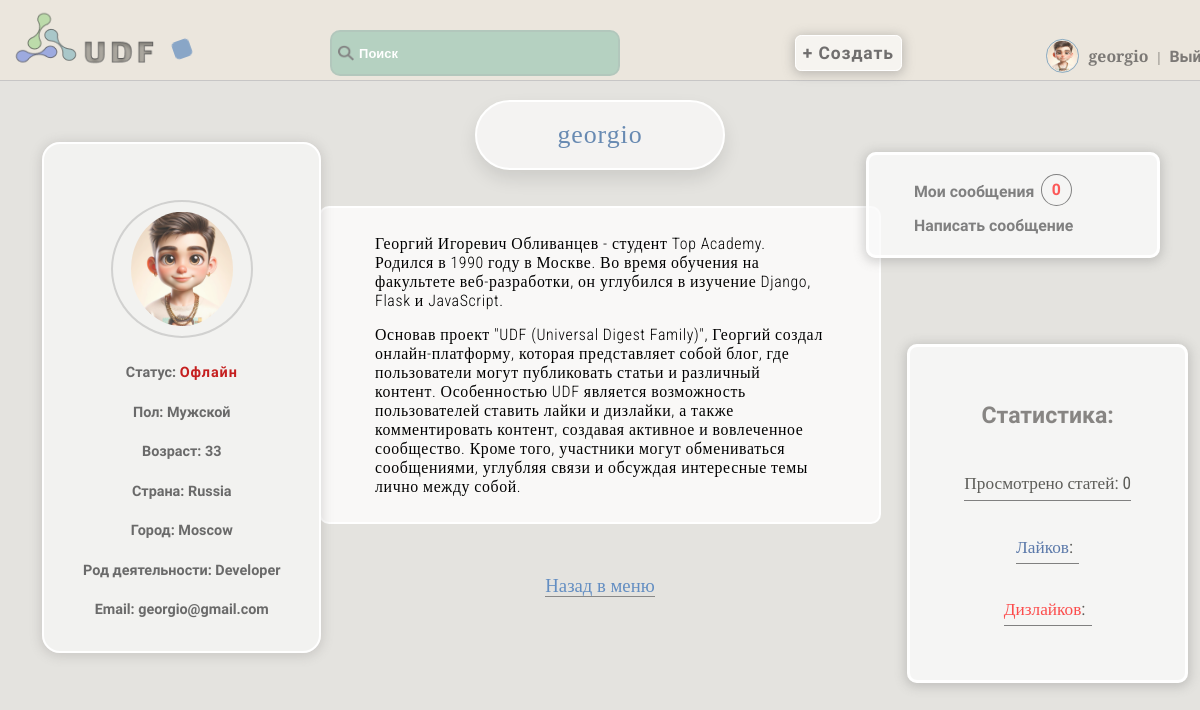
Page /accounts/bio/ (signed in) on the committed database.
### accounts/models.py (models this page shows, shortened)
class User(AbstractUser):
    username = models.CharField(max_length=150, unique=True, verbose_name='Имя')
    password = models.CharField(max_length=128, null=False, blank=False, verbose_name='Пароль')
    bio = models.TextField(blank=True, verbose_name='Биография')
    country = models.CharField(max_length=50, blank=True, verbose_name='Страна')
    city = models.CharField(max_length=50, blank=True, verbose_name='Город')
    is_online = models.BooleanField(default=False, verbose_name='Статус')
    occupation = models.CharField(max_length=50, blank=True, verbose_name='Род деятельности')
    avatar = models.ImageField(upload_to='avatars', blank=True, verbose_name='Аватар')
    date_joined = models.DateTimeField(auto_now_add=True, verbose_name='Дата')
    email = models.EmailField(unique=True)
    gender_choices = [
        ('M', 'Мужской'),
        ('F', 'Женский'),
    ]
    gender = models.CharField(max_length=1, choices=gender_choices, blank=True, verbose_name='Пол')
    age = models.IntegerField(blank=True, null=True, verbose_name='Возраст')
    last_login = models.DateTimeField(default=timezone.now)
    groups = None
    user_permissions = None
    def avatar_url(self):
        if self.avatar:
            return self.avatar.url
        else:
            if self.gender == 'F':
                return settings.STATIC_URL + 'static/images/female_avatar.png'
            elif self.gender == 'M':
                return settings.STATIC_URL + 'static/images/male_avatar.png'
            else:
                return settings.STATIC_URL + 'static/images/standart_img.png'
    def is_online(self):
        return (timezone.now() - self.last_login).seconds < 3600

### accounts/views.py (the view)
# urls.py: path('bio/', bio_view, name='bio_view'),
@login_required
def bio_view(request):
    user = request.user
    bio_form = BioForm(instance=user)
    articles = Article.objects.filter(author=user)
    if request.method == 'POST':
        bio_form = BioForm(request.POST, request.FILES, instance=user)
        if bio_form.is_valid():
            bio_form.save()
            user.update_last_login()
            return redirect('bio_view')
    total_views = articles.aggregate(Sum('views'))['views__sum'] or 0
    context = {
        'user': user,
        'avatar_url': user.avatar_url(),
        'is_online': user.is_online(),
        'bio_form': bio_form,
        'total_views': total_views,
    }
    return render(request, 'accounts/bio.html', context)

### accounts/forms.py (shortened to what this page needs)
class BioForm(forms.ModelForm):
    is_online = forms.BooleanField(required=False, widget=forms.HiddenInput())
    class Meta:
        model = User
        fields = ['is_online', 'username', 'bio', 'avatar', 'email', 'country', 'city', 'occupation', 'gender', 'age']
    def __init__(self, *args, **kwargs):
        super(BioForm, self).__init__(*args, **kwargs)
        self.fields['is_online'].initial = self.instance.is_online()

### accounts/templates/accounts/bio.html (shortened to what this page needs)
{% extends 'core/base.html' %}
{% load static %}
{% block content %}
{% block css %}
<link rel="stylesheet" href="{% static 'css/bio_style.css' %}">
{% endblock %}
<h1>{{ user.username }}</h1>
<div id="bio-text-container" style="transform: translateY(100%); transition: transform ease-in-out 0.8s;">
    <p>{{ user.bio | linebreaks }}</p>
</div>
<div id="bio-container" style="transform: translateX(-100%); transition: transform ease-in-out 0.8s;">
    {% if user.avatar %}
        <img class="avatar-pofile" src="{{ user.avatar.url }}" alt="User Avatar">
    {% else %}
        {% if user.gender == 'M' %}
            <img class="static-avatar" src="{% static 'images/male_avatar.png' %}" alt="Male Avatar">
        {% elif user.gender == 'F' %}
            <img class="static-avatar" src="{% static 'images/female_avatar.png' %}" alt="Female Avatar">
        {% else %}
            <img class="static-avatar" src="{% static 'images/standart_img.png' %}" alt="Default Avatar">
        {% endif %}
    {% endif %}
    <p>Статус: {% if user.is_online %}<span class="is-online">Онлайн</span>{% else %}<span class="is-offline">Офлайн</span>{% endif %}</p>
    <p>Пол: {{ user.get_gender_display }}</p>
    <p>Возраст: {{ user.age }}</p>
    <p>Страна: {{ user.country }}</p>
    <p>Город: {{ user.city }}</p>
    <p>Род деятельности: {{ user.occupation }}</p>
    <p>Email: {{ user.email }}</p>
</div>
<div class="static-bio" style="transform: translateX(100%); transition: transform ease-in-out 0.8s;">
    <h2>Статистика:</h2>
    <p>Просмотрено статей: {{ total_views }}</p>
    <p><span class="likes-bio">Лайков</span>:<span id="total-likes"></span></p>
    <p><span class="dislikes-bio">Дизлайков</span>:<span id="total-dislikes"></span></p>
</div>
<div class="message-position" id="messagePosition">
    <p>
        <a href="{% url 'inbox' %}">
            Мои сообщения <span id="unread-message-count">0</span>
        </a>
    </p>
    <p><a href="{% url 'compose' %}">Написать сообщение</a></p>
</div>
<p><a class="back-user-menu" href="{% url 'user_profile' %}">Назад в меню</a></p>
{% endblock %}

### core/templates/core/base.html (shortened to what this page needs)
<!DOCTYPE html>
{% load static %}
<html lang="en">
<head>
    <link rel="stylesheet" href="{% static 'css/style.css' %}">
    <link rel="stylesheet" href="{% static 'css/media_window.css' %}">
</head>
<body class="loaded">
<div class="menu">
    <div class="wrap">
        <div class="logo" id="logo_animated">
            <a class="logo-menu" href="{% url 'base_with_articles' %}"><img src="{% static 'images/logo.png' %}" alt="logo"></a>
        </div>
        <div class="shape"></div>
        <ul>
            <li>
                <label class="search-icon">
                    <img src="{% static 'images/search.png' %}" alt="Search">
                </label>
                <input class="search-input" type="text" placeholder="Поиск" id="search-input">
            </li>
            <li>
                <a class="add-button" href="{% url 'add_article' %}">
                    <button class="animated_bt" type="button">+ Создать</button>
                </a>
            </li>
            {% if user.is_authenticated %}
            {% if not is_public_profile %}
            <li>
                {% if user.gender == 'M' %}
                <img class="menu-avatar" src="{% static 'images/male_avatar.png' %}" alt="Male Avatar">
                {% elif user.gender == 'F' %}
                <img class="menu-avatar" src="{% static 'images/female_avatar.png' %}" alt="Female Avatar">
                {% else %}
                <img class="menu-avatar" src="{% static 'images/default_avatar.png' %}" alt="Default Avatar">
                {% endif %}
                <a  style="font-family:Spectral SC,serif;" href="{% url 'user_profile' %}">{{ user.username }}</a> | <a  href="{% url 'logout' %}">Выйти</a>
            </li>
            {% endif %}
            {% endif %}
        </ul>
    </div>
</div>
<div class="container">
    <div class="wrap">
        {% block content %}{% endblock %}
    </div>
</body>
</html>

### core/static/css/bio_style.css (style rules this page uses)
body { overflow: hidden; height: auto; }

### rows in the picture
User: username "georgio", bio "Георгий Игоревич Обливанцев - студент Top Academy. Родился в 1990 году в Москве. Во время обучения на факультете веб-разработки, он углубился в изучение Django, Flask и JavaScript. Основав проект \"UDF (Universal Digest Family)\", Георгий создал онлайн-платформу, которая представляет собой блог, где пользователи могут публиковать статьи и различный контент. Особенностью UDF является возможность пользователей ставить лайки и дизлайки, а также комментировать контент, создавая активное и вовлеченное сообщество. Кроме того, участники могут обмениваться сообщениями, углубляя связи и обсуждая интересные темы лично между собой.", gender "Мужской", age "33", country "Russia", city "Moscow", occupation "Developer", email "georgio@gmail.com"

### other values in the picture
{{ total_views }} "0"
